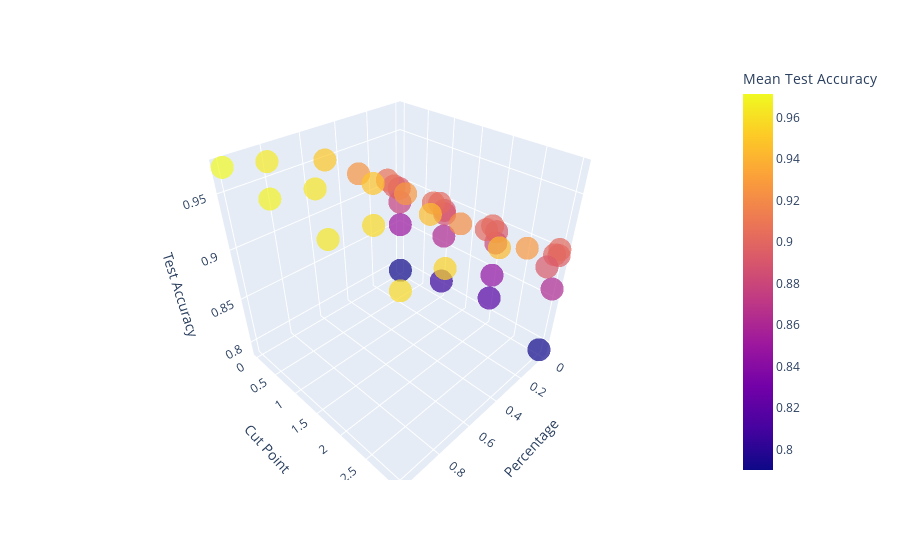

The code cell stored with this chart in its notebook:
### Code cell
# Create a 3D scatter plot
fig = px.scatter_3d(df,
                    x='Percentage',
                    y='Cut Point',
                    z='Mean Test Accuracy',  # or 'Train Accuracy' if you want to visualize training accuracy
                    color='Mean Test Accuracy',  # color scale based on test accuracy
                    size_max=18,
                    opacity=0.7)

# Set axis labels
fig.update_layout(scene=dict(xaxis_title='Percentage',
                             yaxis_title='Cut Point',
                             zaxis_title='Test Accuracy'))

fig.show()

### Figure 1 — Plotly figure (JSON) as saved in the notebook; plotly's stock layout.template omitted (floating-point values rounded to 4 significant figures)
{"data": [{"hovertemplate": "Percentage=%{x}<br>Cut Point=%{y}<br>Mean Test Accuracy=%{marker.color}<extra></extra>", "legendgroup": "", "marker": {"color": [0.79, 0.8063, 0.8177, 0.7906, 0.8496, 0.8613, 0.8449, 0.8613, 0.8766, 0.8864, 0.8806, 0.8955, 0.8925, 0.8905, 0.8927, 0.9018, 0.8978, 0.9008, 0.9016, 0.9002, 0.907, 0.9045, 0.9017, 0.8928, 0.9254, 0.9267, 0.9221, 0.9269, 0.9497, 0.9485, 0.9447, 0.9438, 0.9648, 0.9627, 0.958, 0.9545, 0.9713, 0.968, 0.9634, 0.958], "coloraxis": "coloraxis", "opacity": 0.7, "symbol": "circle"}, "mode": "markers", "name": "", "scene": "scene", "showlegend": false, "type": "scatter3d", "x": [0.001, 0.001, 0.001, 0.001, 0.002, 0.002, 0.002, 0.002, 0.005, 0.005, 0.005, 0.005, 0.01, 0.01, 0.01, 0.01, 0.05, 0.05, 0.05, 0.05, 0.1, 0.1, 0.1, 0.1, 0.3, 0.3, 0.3, 0.3, 0.5, 0.5, 0.5, 0.5, 0.8, 0.8, 0.8, 0.8, 1, 1, 1, 1], "y": [0, 1, 2, 3, 0, 1, 2, 3, 0, 1, 2, 3, 0, 1, 2, 3, 0, 1, 2, 3, 0, 1, 2, 3, 0, 1, 2, 3, 0, 1, 2, 3, 0, 1, 2, 3, 0, 1, 2, 3], "z": [0.79, 0.8063, 0.8177, 0.7906, 0.8496, 0.8613, 0.8449, 0.8613, 0.8766, 0.8864, 0.8806, 0.8955, 0.8925, 0.8905, 0.8927, 0.9018, 0.8978, 0.9008, 0.9016, 0.9002, 0.907, 0.9045, 0.9017, 0.8928, 0.9254, 0.9267, 0.9221, 0.9269, 0.9497, 0.9485, 0.9447, 0.9438, 0.9648, 0.9627, 0.958, 0.9545, 0.9713, 0.968, 0.9634, 0.958]}], "layout": {"coloraxis": {"colorbar": {"title": {"text": "Mean Test Accuracy"}}, "colorscale": [[0, "#0d0887"], [0.1111, "#46039f"], [0.2222, "#7201a8"], [0.3333, "#9c179e"], [0.4444, "#bd3786"], [0.5556, "#d8576b"], [0.6667, "#ed7953"], [0.7778, "#fb9f3a"], [0.8889, "#fdca26"], [1, "#f0f921"]]}, "legend": {"tracegroupgap": 0}, "margin": {"t": 60}, "scene": {"domain": {"x": [0, 1], "y": [0, 1]}, "xaxis": {"title": {"text": "Percentage"}}, "yaxis": {"title": {"text": "Cut Point"}}, "zaxis": {"title": {"text": "Test Accuracy"}}}}}
